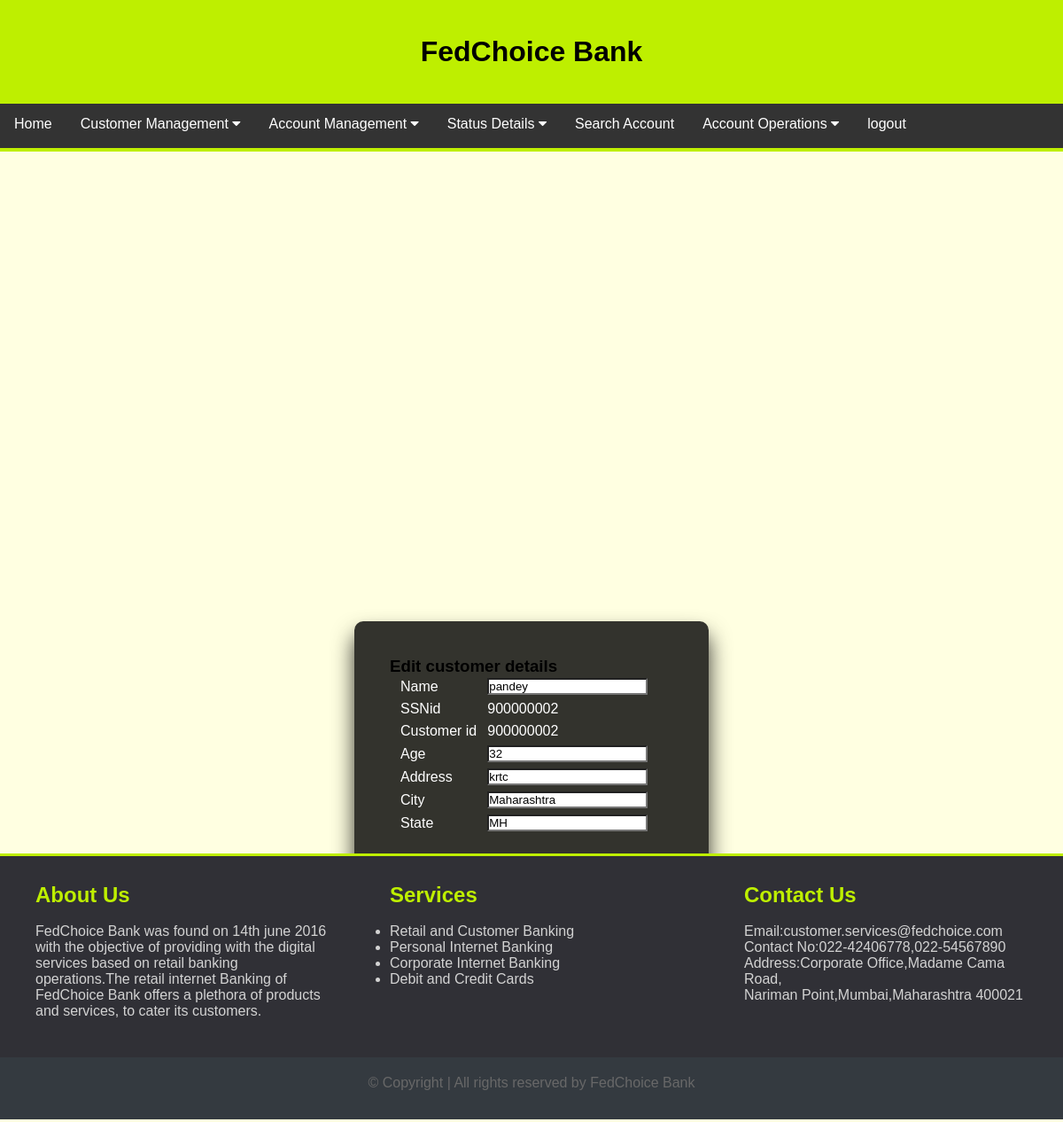
The page /editcustomer?id=900000002 (signed in) on the database its author committed.
### application/models.py (models this page shows)
class Customers(db.Model):
    __tablename__='customers'
    SSNid=Column(Integer,CheckConstraint('SSNid>99999999 and SSNid<999999999'),primary_key=True)
    customerid=Column(Integer,CheckConstraint('customerid>99999999 and customerid<999999999'),unique=True)
    name=Column(String(30))
    age=Column(Integer,CheckConstraint("age>18 and age<120"))
    address=Column(String(100))
    city=Column(String(20))
    state=Column(String(20))

### application/routes.py (the view, shortened to what this page needs)
@app.route('/editcustomer',methods=['GET','POST'])     #route for Edit customer page
@login_required
def editcustomer():
    if not 'id' in request.args:
        return redirect(url_for('editvalidate'))
    if 'id' in request.args and request.method != 'POST':
        customerid=request.args.get('id',None)
        customerid=int(customerid)
        customer=Customers.query.filter_by(customerid=customerid).first()
        return render_template('editcustomer.html',customer=customer)

### application/__init__.py (called while the page is built)
@login_manager.user_loader
def user_loader(email):
    validate=Users.query.filter_by(email=email).first()
    if not validate:
        return
    user = User()
    user.id = email
    return user

### application/templates/editcustomer.html
{% include 'includes/header.html' %}
{% include 'includes/navbar.html' %}
<body>
<div class="box">
<h3>Edit customer details</h3>
    <form name="form" method="POST" action="" >
    <table>
		<tr>
			<td>Name</td>
			<td><input type="text" name='name' value={{customer.name}} pattern="[A-Za-z ]+" title="Alphabets only"></td>
			<td><input type="hidden" name='customerid' value={{customer.customerid}}></td>
		</tr>
		<tr>
			<td>SSNid</td>
			<td>{{customer.SSNid}}</td>
		</tr>
		<tr>
			<td>Customer id</td>
			<td>{{customer.customerid}}</td>
		</tr>
		<tr>
			<td>Age</td>
			<td> <input type="number" name='age' value={{customer.age}} min=18 title='Age >=18'></td>
		</tr>
		<tr>
			<td>Address</td>
			<td><input type="text" name='address' value={{customer.address}}></td>
		</tr>
       	<tr>
		   <td> City</td>
	       <td><input type="text" name='city' value={{customer.city}}></td>
		</tr>
		<tr>
			<td>State</td>
			<td> <input type="text" name='state' value={{customer.state}}></td>
		</tr>
	</table>
	<br>
	<br>
		<center>
        <button type="submit" style="width:200px;height:50px;" ><h3>Modify Customer</h3></button>
		</center>
    </form>
</div>
</body>
{% include 'includes/footer.html' %}

### application/static/css/style.css (style rules this page uses)
html,body { height:90%; background-color: rgb(255, 255, 225); }
.box { position:absolute; top:70%; left:50%; transform:translate(-50%,-50%); width:400px; padding:40px; background:rgba(0,0,0,.8); box-sizing:border-box; box-shadow:0 15px 25px rgba(0,0,0,.8); border-radius:10px; }
td { padding-bottom:5px; color:white; padding-left:10px; }
* { margin:0; padding:0; font-family:sans-serif; background-size:cover; }

### rows shown on the page
Customers: name "pandey", SSNid "900000002", customerid "900000002", age "32", address "krtc", city "Maharashtra", state "MH"
